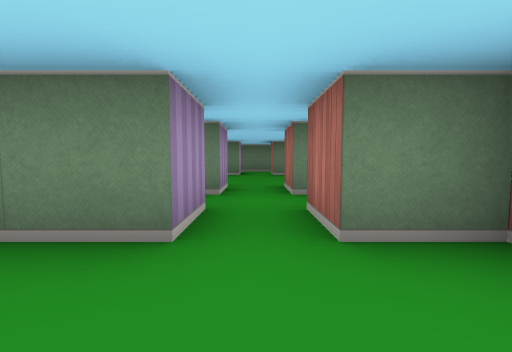
View 1 (above)

15 first-person views from a walk through a cub3D ray-caster map. The camera is about half as high as the walls, tilts 4° down and sees 90° across. The floor is counted in squares. Each view is taken from the middle of a square. On the plan, view 1 faces up. The plan holds only what a view shows up to about 9 squares ahead; the rest is blank.

View 2
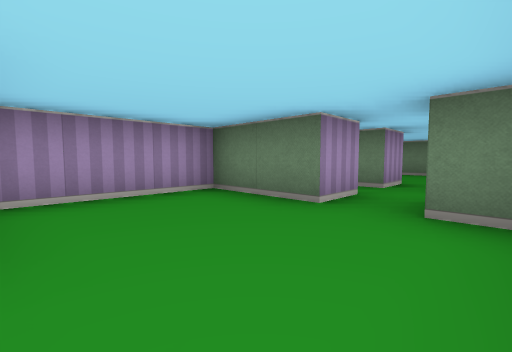

View 3
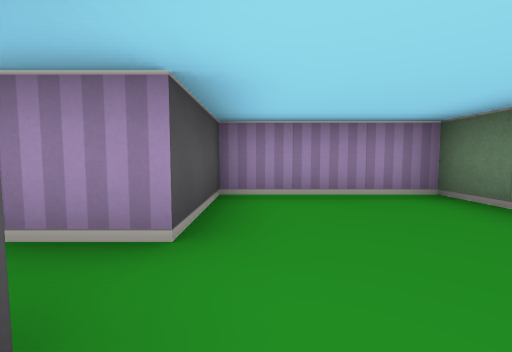

View 4
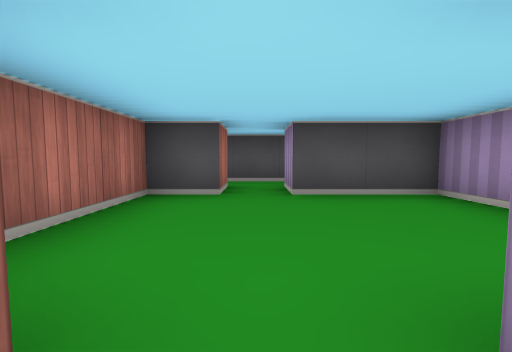

View 5
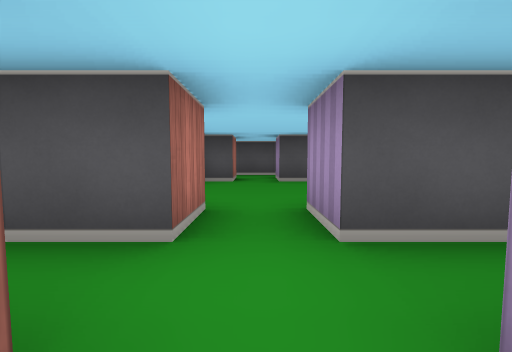

View 6
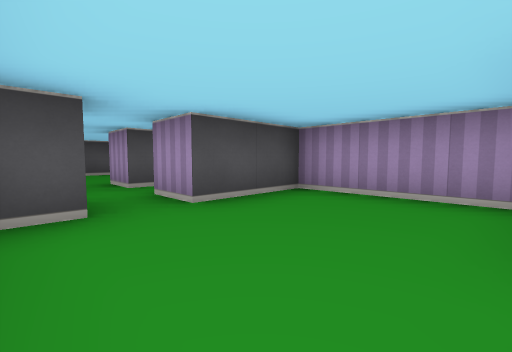

View 7
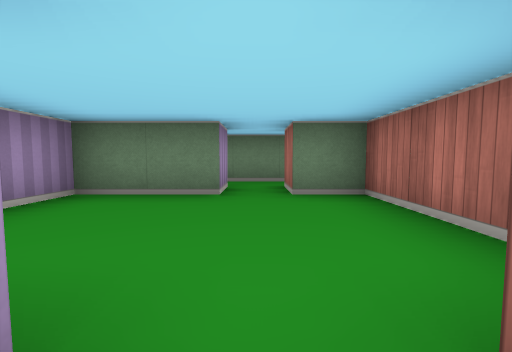

View 8
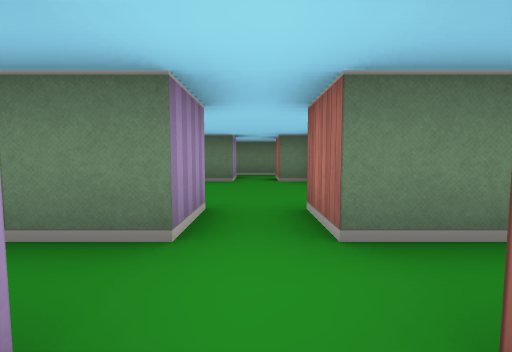

View 9
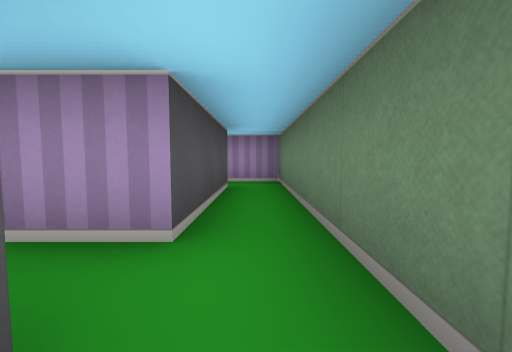

View 10
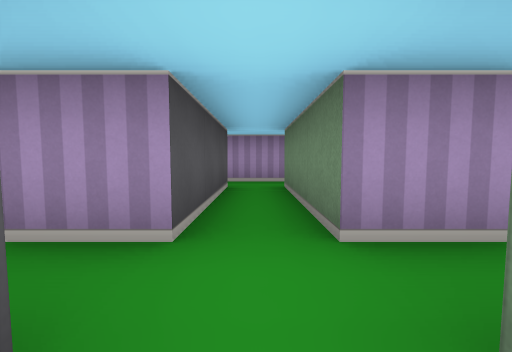

View 11
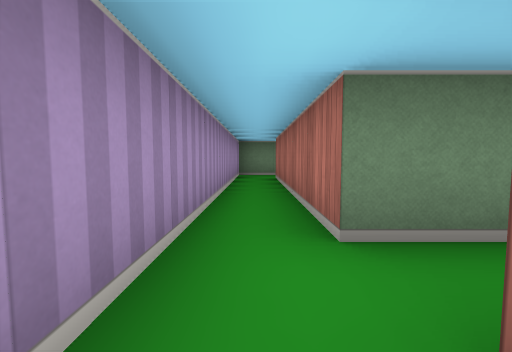

View 12
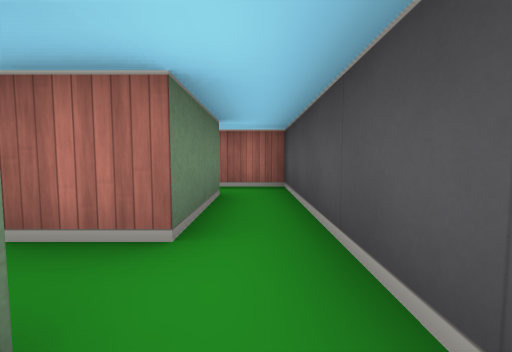

View 13
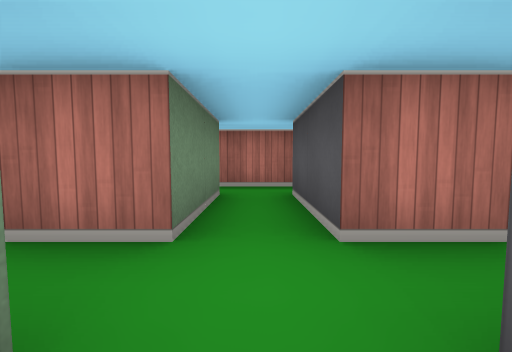

View 14
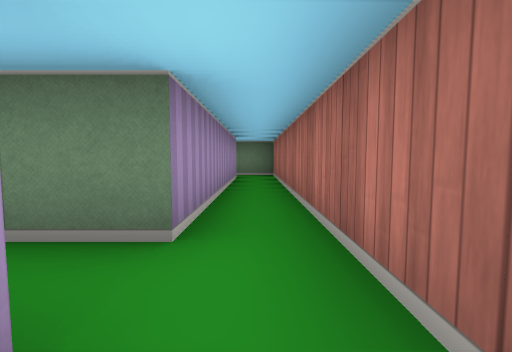

View 15
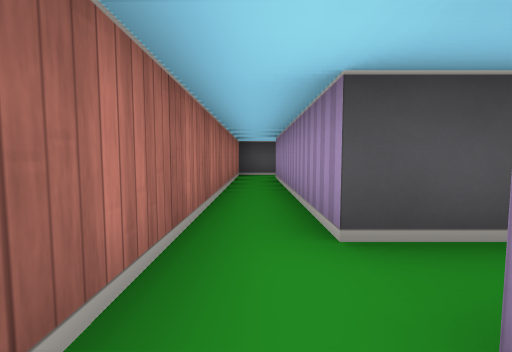

### Floor plan
Points are (right, up) in squares from view 1. A wall is a line through its corners. A room is listed if a view was taken in it or the views show most of it. See-through windows are left out.
Room 1 (views 1, 2, 3)
walls: (-0.5, 1.5) (-2.5, 1.5) (-2.5, -1.5) (-0.5, -1.5); (0.5, -1.5) (1.5, -1.5) (1.5, 1.5) (0.5, 1.5)
ways out: opening at (0, 2) to room 2; opening at (0, -2) to room 5
Room 2 (views 4, 5, 7, 8, 10, 13)
walls: (-3.5, 2.5) (-0.5, 2.5) (-0.5, 1.5); (-0.5, 4.5) (-0.5, 3.5) (-3.5, 3.5) (-3.5, 8.5); (0.5, 1.5) (0.5, 2.5) (2.5, 2.5); (2.5, 3.5) (0.5, 3.5) (0.5, 4.5); (-4.5, 8.5) (-4.5, 2.4)
ways out: opening at (0, 2) to room 1; opening at (0, 4) to room 3; opening at (-4, 8) to room 4; opening at (-4, 2) to room 5; opening at (1.5, 3) to room 6
Room 3 (view 6)
walls: (-0.5, 7.5) (-2.5, 7.5) (-2.5, 4.5) (-0.5, 4.5); (0.5, 4.5) (1.1, 4.5); (1.5, 5.5) (1.5, 7.5) (0.5, 7.5)
ways out: opening at (0, 4) to room 2; opening at (0, 8) to room 4
Room 4 (view 9)
walls: (0.6, 9.5) (-4.5, 9.5) (-4.5, 8.5); (0.5, 7.5) (0.5, 8.5); (-3.5, 8.5) (-0.5, 8.5) (-0.5, 7.5)
ways out: opening at (-4, 8) to room 2; opening at (0, 8) to room 3; opening at (1.5, 9) to room 6
Room 5 (views 11, 12)
walls: (-0.6, -3.5) (2.5, -3.5); (-0.5, -1.5) (-0.5, -2.5); (2.5, -2.5) (0.5, -2.5) (0.5, -1.5)
ways out: opening at (0, -2) to room 1; opening at (-4, 2) to room 2; opening at (1.5, -3) to room 6
Room 6 (views 14, 15)
walls: (2.5, 2.5) (2.5, -2.5); (2.5, 8.5) (2.5, 3.5); (2.5, -3.5) (3.5, -3.5) (3.5, 9.5) (2.4, 9.5)
ways out: opening at (1.5, 3) to room 2; opening at (1.5, 9) to room 4; opening at (1.5, -3) to room 5

Positions as (right, up) in squares from view 1, and headings:
1: (0, 0), facing up
2: (1, -1), facing up-left
3: (1, -1), facing left
4: (0, 2), facing down
5: (0, 4), facing down
6: (1, 7), facing down-left
7: (0, 4), facing up
8: (0, 2), facing up
9: (1, 9), facing left
10: (1, 3), facing left
11: (-4, 2), facing up
12: (-1, -3), facing right
13: (-1, 3), facing right
14: (3, 2), facing up
15: (3, 4), facing down
